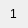
<?xml version="1.0" encoding="UTF-8"?>
<ui version="4.0">
 <class>ButtonPhysical</class>
 <widget class="QWidget" name="ButtonPhysical">
  <property name="geometry">
   <rect>
    <x>0</x>
    <y>0</y>
    <width>28</width>
    <height>28</height>
   </rect>
  </property>
  <property name="sizePolicy">
   <sizepolicy hsizetype="Fixed" vsizetype="Fixed">
    <horstretch>0</horstretch>
    <verstretch>0</verstretch>
   </sizepolicy>
  </property>
  <property name="minimumSize">
   <size>
    <width>28</width>
    <height>28</height>
   </size>
  </property>
  <property name="maximumSize">
   <size>
    <width>999</width>
    <height>999</height>
   </size>
  </property>
  <property name="windowTitle">
   <string notr="true">Form</string>
  </property>
  <layout class="QHBoxLayout" name="horizontalLayout">
   <property name="spacing">
    <number>0</number>
   </property>
   <property name="leftMargin">
    <number>0</number>
   </property>
   <property name="topMargin">
    <number>0</number>
   </property>
   <property name="rightMargin">
    <number>0</number>
   </property>
   <property name="bottomMargin">
    <number>0</number>
   </property>
   <item>
    <widget class="QLabel" name="label_PhysicalButton">
     <property name="sizePolicy">
      <sizepolicy hsizetype="Fixed" vsizetype="Fixed">
       <horstretch>0</horstretch>
       <verstretch>0</verstretch>
      </sizepolicy>
     </property>
     <property name="minimumSize">
      <size>
       <width>0</width>
       <height>0</height>
      </size>
     </property>
     <property name="styleSheet">
      <string notr="true"/>
     </property>
     <property name="text">
      <string notr="true">1</string>
     </property>
     <property name="alignment">
      <set>Qt::AlignCenter</set>
     </property>
    </widget>
   </item>
  </layout>
 </widget>
 <resources/>
 <connections/>
</ui>
